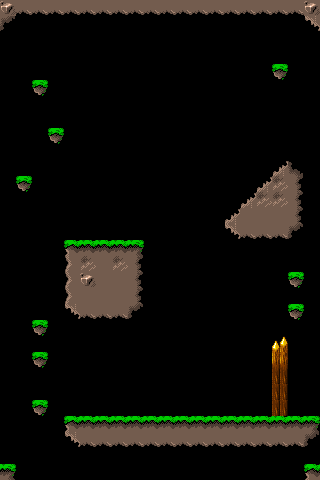

Below is a game level as drawn by its tile map, then a one-line description and the .tmx that defines it (tile-layer data replaced by summaries):
An orthogonal 20x30 tile map with 16x16 px tiles, 1 tile layer (Tile Layer 1), 1 hidden layer not drawn and 17 objects (10x PolygonCollider2d, 7x BoxCollider2d).

<map version="1.0" orientation="orthogonal" width="20" height="30" tilewidth="16" tileheight="16">
 <tileset firstgid="1" name="platformtiles" tilewidth="16" tileheight="16">
  <image source="platformtileset.png" width="256" height="256" />
  <tile id="16">
   <properties>
    <property name="groupIndex" value="-1" />
    <property name="isPhysical" value="" />
    <property name="restitution" value="0.5" />
    <property name="shape" value="circle" />
   </properties>
  </tile>
 </tileset>
 <layer name="Tile Layer 2" width="20" height="30" visible="0">
  <data>[600 cells, 0 non-empty, 0 distinct tile ids]</data>
 </layer>
 <layer name="Tile Layer 1" width="20" height="30">
  <data>[600 cells, 171 non-empty, 19 distinct tile ids]</data>
 </layer>
 <objectgroup name="Colliders Layer" width="20" height="30">
  <object name="floor" type="BoxCollider2d" x="64" y="416" width="256" height="32" />
  <object name="wood" type="BoxCollider2d" x="271" y="347" width="14" height="72" />
  <object name="Platform" type="BoxCollider2d" x="64" y="240" width="80" height="80" />
  <object name="TopLeft" type="BoxCollider2d" x="0" y="0" width="16" height="16" />
  <object name="TopRight" type="BoxCollider2d" x="304" y="0" width="16" height="16" />
  <object name="BottomRight" type="BoxCollider2d" x="304" y="464" width="16" height="16" />
  <object name="BottomLeft" type="BoxCollider2d" x="0" y="464" width="16" height="16" />
  <object name="Trianlge" type="PolygonCollider2d" x="224" y="224">
   <polygon points="0,0 64,0 64,-64" />
  </object>
  <object name="PolyTest" type="PolygonCollider2d" x="48" y="80">
   <polygon points="0,0 0,16 -16,16 -16,0" />
  </object>
  <object name="PolyTest" type="PolygonCollider2d" x="64" y="128">
   <polygon points="0,0 0,16 -16,16 -16,0" />
  </object>
  <object name="PolyTest" type="PolygonCollider2d" x="32" y="176">
   <polygon points="0,0 0,16 -16,16 -16,0" />
  </object>
  <object name="PolyTest" type="PolygonCollider2d" x="288" y="64">
   <polygon points="0,0 0,16 -16,16 -16,0" />
  </object>
  <object name="PolyTest" type="PolygonCollider2d" x="304" y="272">
   <polygon points="0,0 0,16 -16,16 -16,0" />
  </object>
  <object name="PolyTest" type="PolygonCollider2d" x="48" y="352">
   <polygon points="0,0 0,16 -16,16 -16,0" />
  </object>
  <object name="PolyTest" type="PolygonCollider2d" x="48" y="320">
   <polygon points="0,0 0,16 -16,16 -16,0" />
  </object>
  <object name="PolyTest" type="PolygonCollider2d" x="48" y="400">
   <polygon points="0,0 0,16 -16,16 -16,0" />
  </object>
  <object name="PolyTest" type="PolygonCollider2d" x="304" y="304">
   <polygon points="0,0 0,16 -16,16 -16,0" />
  </object>
 </objectgroup>
</map>
